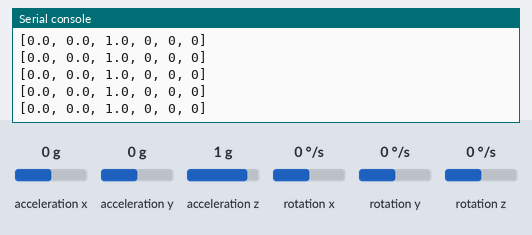
Recording of a program running on a simulated Raspberry Pi Pico running MicroPython. Parts: the last lines printed to the serial console. Inputs (shaded band) come from the test bench; at power-on: acceleration x 0 g, acceleration y 0 g, acceleration z 1 g, rotation x 0 °/s, rotation y 0 °/s, rotation z 0 °/s. WiFi joins after 1.5 s; no MQTT or app messages arrive unless stated; library files of the repository ran but are not shown: imu.py.

Above: at 3.5 s.
3.6 s: acceleration x set to -1.4 g
At 4.4 s:
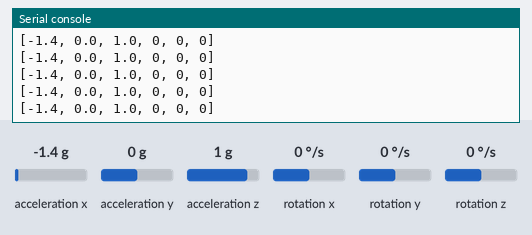
5.1 s: acceleration y set to -1.4 g
At 6.0 s:
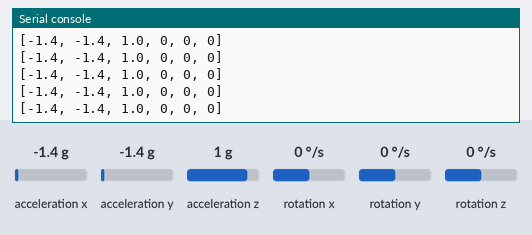
6.6 s: acceleration z set to -1.4 g
At 7.5 s:
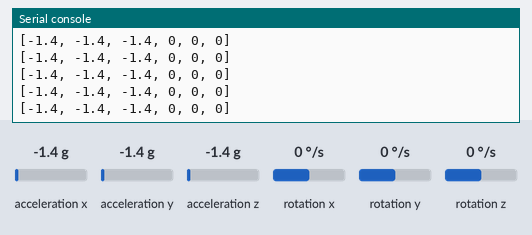
8.1 s: rotation x set to -192 °/s
At 9.1 s:
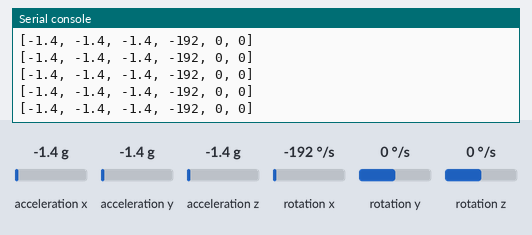
9.6 s: rotation y set to -192 °/s
At 10.1 s:
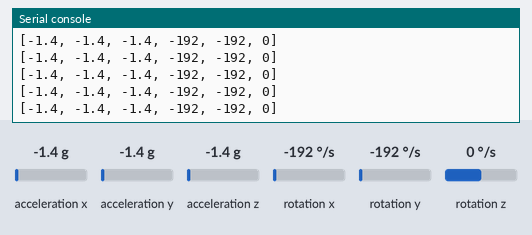

Measured:
- after the input at 3.6 s, the serial console: prints a new line at once (image 1)
- after the input at 5.1 s, the serial console: prints a new line at once (image 2)
- after the input at 6.6 s, the serial console: prints a new line at once (image 3)
- after the input at 8.1 s, the serial console: prints a new line at once (image 4)
- after the input at 9.6 s, the serial console: prints a new line at once (image 5)

The program:

main.py
```python
from machine import Pin, I2C
from time import sleep
import network
from umqtt.simple import MQTTClient
import config
from imu import MPU6050

# MQTT Topic definition
MQTT_TOPIC_IMU = 'pico/IMU'

# MQTT Parameters
MQTT_SERVER = config.mqtt_server
MQTT_PORT = 1883
MQTT_USER = config.mqtt_username
MQTT_PASSWORD = config.mqtt_password
MQTT_CLIENT_ID = b"raspberrypi_picow_IMU"
MQTT_KEEPALIVE = 7200
MQTT_SSL = True
MQTT_SSL_PARAMS = {'server_hostname': MQTT_SERVER}

# Initialize I2C communication
i2c = I2C(0, sda=Pin(12), scl=Pin(13), freq=400000) #Change Pin numbers accoding to connections

# Initialize IMU sensor
imu = MPU6050(i2c)

def get_imu_readings():
    ax=round(imu.accel.x,2)
    ay=round(imu.accel.y,2)
    az=round(imu.accel.z,2)
    gx=round(imu.gyro.x)
    gy=round(imu.gyro.y)
    gz=round(imu.gyro.z)
    IMU_data = [ax,ay,az,gx,gy,gz]
    return IMU_data

def initialize_wifi(ssid, password):

    wlan = network.WLAN(network.STA_IF)
    wlan.active(True)

    # Connect to the network
    wlan.connect(ssid, password,channel=2)

    # Wait for Wi-Fi connection
    connection_timeout = 60
    while connection_timeout > 0:
        if wlan.status() >= 3:
            break
        connection_timeout -= 1
        print('Waiting for Wi-Fi connection...')
        sleep(1)

    # Check if connection is successful
    if wlan.status() != 3:
        return False
    else:
        print('Connection successful!')
        network_info = wlan.ifconfig()
        print('IP address:', network_info[0])
        return True

def connect_mqtt():
    try:
        client = MQTTClient(client_id=MQTT_CLIENT_ID,
                            server=MQTT_SERVER,
                            port=MQTT_PORT,
                            user=MQTT_USER,
                            password=MQTT_PASSWORD,
                            keepalive=MQTT_KEEPALIVE,
                            ssl=MQTT_SSL,
                            ssl_params=MQTT_SSL_PARAMS)
        client.connect()

        return client
    except Exception as e:
        print('Error connecting to MQTT:', e)
        raise  # Re-raise the exception to see the full traceback

def publish_mqtt(topic, value):
    client.publish(topic, value)
    print(value)

try:
    if not initialize_wifi(config.wifi_ssid, config.wifi_password):
        print('Error connecting to the network... exiting program')
    else:
        # Connect to MQTT broker, start MQTT client
        client = connect_mqtt()
        while (1):
            # Read sensor data
            IMU_data = get_imu_readings()

            # Publish as MQTT payload
            publish_mqtt(MQTT_TOPIC_IMU, str(IMU_data))


except Exception as e:
    print('Error:', e)
```

config.py
```python
wifi_ssid = 'Hotspot-PICO'
wifi_password = 'canegatto00'
mqtt_server = b'172.20.10.5'
mqtt_username = b''
mqtt_password = b''
```
